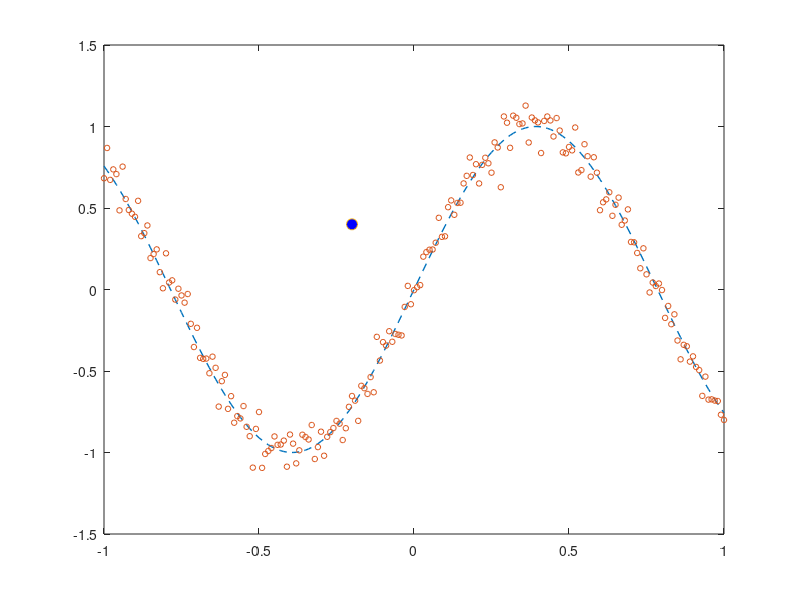

Source code (MATLAB): (Note: this script raises an error after producing the figure.)
t = -1:0.01:1;
t2 = -1.5:0.1:1.2;
y = sin(4*t)+0.08*randn(size(t));
plot(t, sin(4*t), '--', 'LineWidth', 1)
hold on
plot(t, y, 'o','MarkerSize', 4)
hold on
x = [-0.2; 0.4];
plot(x(1), x(2), 'o', 'MarkerSize', 8, 'MarkerFaceColor', 'b')
% t = 0:0.1:pi;
% x = 0.8*cos(t);
% y = 0.8*sin(t)+0.3;
% plot(x,y,'-','LineWidth',2)
%
%%
sigma = 0.3;
u = covariance_matrix(x, x, [t;y], sigma, 1);
T = x+u*t2;
hold on
plot(T(1,:),T(2,:), 'b-')
%%
m = shift_mean(x, [t;y], sigma);
u2 = covariance_matrix(m, m, [t;y], sigma, 1);
T2 = m+u2*t2;
hold on
plot(T2(1,:),T2(2,:), 'r*-')
hold on
plot(m(1),m(2), 'o','MarkerSize', 8, 'MarkerFaceColor', 'r')

%%
m = shift_mean(x, [t;y], sigma);
u3 = covariance_matrix2(m, m, [t;y], sigma, 1);
T3 = m+u3*t2;
hold on
plot(T3(1,:),T3(2,:), 'm.-')
hold on
plot(m(1),m(2), 'o','MarkerSize', 8, 'MarkerFaceColor', 'r')

axis([-1, 1,-1.5, 1.5])

%%
function u = covariance_matrix(x1, x2, data, sigma, s)
    d = size(data, 1);
    n = size(data, 2);
    C = zeros(d, d);
    for i = 1:n
        C = C + exp(-norm(data(:,i)-x1)^2/sigma^2)*(data(:,i)-x2)*(data(:,i)-x2)';
    end
    [U1,~,~] = svd(C);
    u = U1(:,1:s);
end


function u = covariance_matrix2(x1, x2, data, sigma, s)
    d = size(data, 1);
    n = size(data, 2);
    C = zeros(d, d);
    for i = 1:n
        C = C + exp(-norm(data(:,i)-x1)^2/sigma^2)*(data(:,i)-x2)*(data(:,i)-x2)'/(norm((data(:,i)-x2))^2);
    end
    [U1,~,~] = svd(C);
    u = U1(:,1:s);
end

function m = shift_mean(x, data, sigma)
    d = size(data, 1);
    n = size(data, 2);
    m = zeros(d, 1);
    w = 0;
    for i = 1:n
        m = m + exp(-norm(data(:,i)-x)^2/sigma^2)*data(:,i);
        w = w + exp(-norm(data(:,i)-x)^2/sigma^2);
    end
    m = m/w;
end
